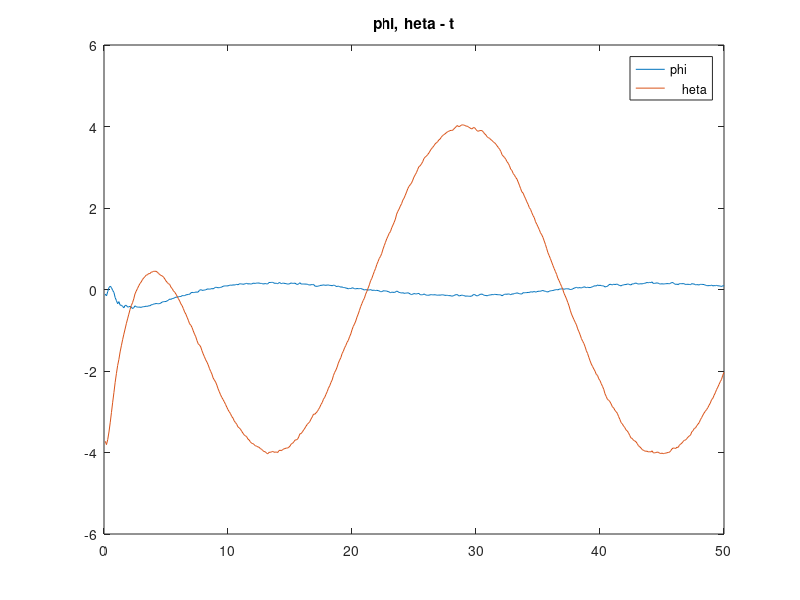
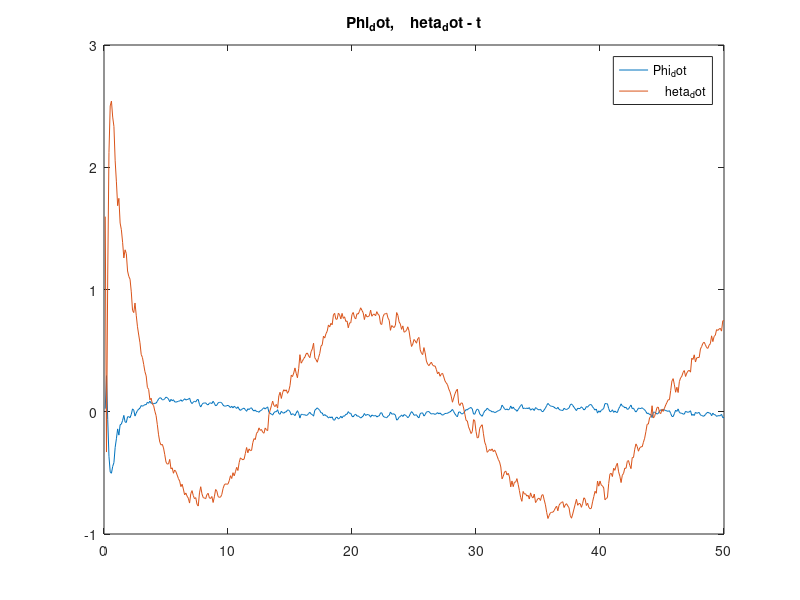
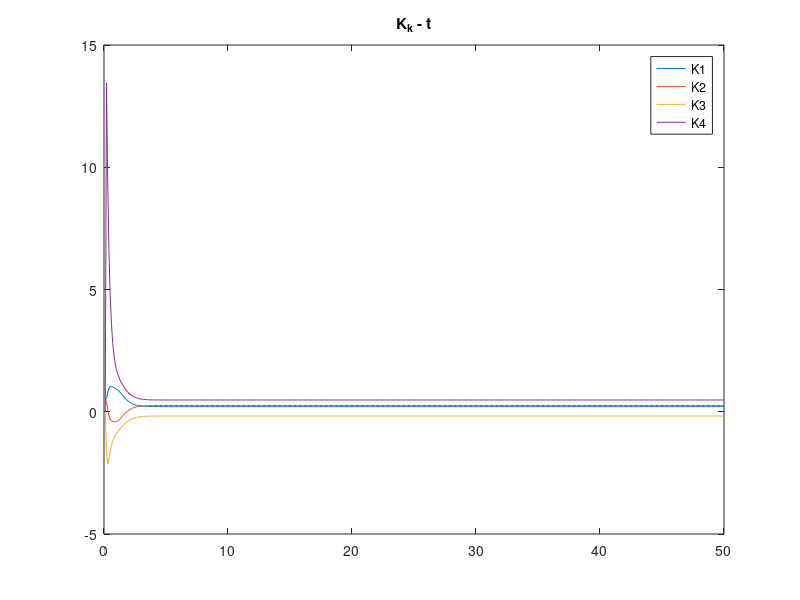

Here is the MATLAB script that generated these plots, in order:
load SegwayData4KF.mat

phi = zeros(N, 1);
theta = zeros(N, 1);
phi_dot = zeros(N, 1);
theta_dot = zeros(N, 1);
K_1 = zeros(N, 1);
K_2 = zeros(N, 1);
K_3 = zeros(N, 1);
K_4 = zeros(N, 1);

x1 = x0;
P1 = P0;
tic
t=zeros(1,N);
for k =1:N
    uk = u(k);
    yk = y(k);

    K = P1 * C' / (C * P1 * C' + Q)
    x1 = A * x1 + B * uk + A * K * (yk - C * x1);
    P1 = A * (P1 - K * C * P1) * A' + G * R * G';
        
    x1_hat = x1;
    P1_hat = P1;

    phi(k)=[1 0 0 0] * x1_hat;
    theta(k)=[0 1 0 0] * x1_hat;
    phi_dot(k) = [0 0 1 0] * x1_hat;
    theta_dot(k) = [0 0 0 1] * x1_hat;
    K_1(k) = K(1);
    K_2(k) = K(2);
    K_3(k) = K(3);
    K_4(k) = K(4);

    t(k)=k*Ts;
    x1=x1_hat;
    P1 = P1_hat;
end
toc
% Segway_anim(t,phi,theta,Ts);
% subplot(2, 1, 1);
% plot(phi);
% subplot(2, 1, 2);
% plot(theta);

plot(t, phi, t, theta);
title("\phi, \theta - t");
legend("\phi", "\theta");


figure

plot(t, phi_dot, t, theta_dot);
title("\Phi\_dot, \theta\_dot - t");
legend("\Phi\_dot", "\theta\_dot");

figure

plot(t, K_1, t, K_2, t, K_3, t, K_4);
legend("K1", "K2", "K3", "K4");
title("K_k - t")
% Segway_anim(t,phi,theta,Ts);

[Kss, Pss] = dlqe(A, G, C, R, Q)


%     x1 = A * x1 + B * uk;  % x[k+1] = A x[k] + B u[k];
%     P1 = A * P1 * A' + G * R * G'
%     K = P1 * C' / (C * P1 * C' + Q)
%     x1_hat = x1 + K * (yk - C * x1);
%     P1_hat = P1 - K * C * P1;

